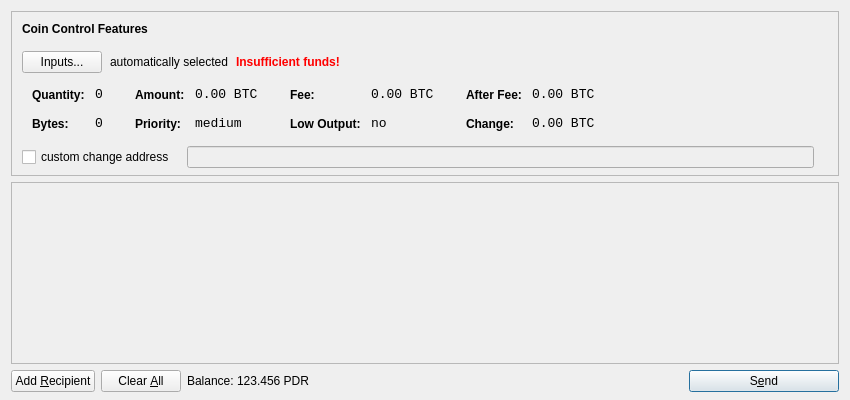
<?xml version="1.0" encoding="UTF-8"?>
<ui version="4.0">
 <class>SendCoinsDialog</class>
 <widget class="QDialog" name="SendCoinsDialog">
  <property name="geometry">
   <rect>
    <x>0</x>
    <y>0</y>
    <width>850</width>
    <height>400</height>
   </rect>
  </property>
  <property name="windowTitle">
   <string>Send Coins</string>
  </property>
  <layout class="QVBoxLayout" name="verticalLayout" stretch="0,1,0">
   <property name="bottomMargin">
    <number>8</number>
   </property>
   <item>
    <widget class="QFrame" name="frameCoinControl">
     <property name="sizePolicy">
      <sizepolicy hsizetype="Expanding" vsizetype="Expanding">
       <horstretch>0</horstretch>
       <verstretch>0</verstretch>
      </sizepolicy>
     </property>
     <property name="maximumSize">
      <size>
       <width>16777215</width>
       <height>16777215</height>
      </size>
     </property>
     <property name="frameShape">
      <enum>QFrame::StyledPanel</enum>
     </property>
     <property name="frameShadow">
      <enum>QFrame::Sunken</enum>
     </property>
     <layout class="QVBoxLayout" name="verticalLayoutCoinControl2">
      <property name="spacing">
       <number>-1</number>
      </property>
      <property name="leftMargin">
       <number>0</number>
      </property>
      <property name="topMargin">
       <number>0</number>
      </property>
      <property name="rightMargin">
       <number>0</number>
      </property>
      <property name="bottomMargin">
       <number>6</number>
      </property>
      <item>
       <layout class="QVBoxLayout" name="verticalLayoutCoinControl" stretch="0,0,0,0,1">
        <property name="spacing">
         <number>0</number>
        </property>
        <property name="leftMargin">
         <number>10</number>
        </property>
        <property name="topMargin">
         <number>10</number>
        </property>
        <item>
         <layout class="QHBoxLayout" name="horizontalLayoutCoinControl1">
          <property name="bottomMargin">
           <number>15</number>
          </property>
          <item>
           <widget class="QLabel" name="labelCoinControlFeatures">
            <property name="sizePolicy">
             <sizepolicy hsizetype="Preferred" vsizetype="Maximum">
              <horstretch>0</horstretch>
              <verstretch>0</verstretch>
             </sizepolicy>
            </property>
            <property name="font">
             <font>
              <weight>75</weight>
              <bold>true</bold>
             </font>
            </property>
            <property name="styleSheet">
             <string notr="true">font-weight:bold;</string>
            </property>
            <property name="text">
             <string>Coin Control Features</string>
            </property>
           </widget>
          </item>
         </layout>
        </item>
        <item>
         <layout class="QHBoxLayout" name="horizontalLayoutCoinControl2" stretch="0,0,0,0">
          <property name="spacing">
           <number>8</number>
          </property>
          <property name="bottomMargin">
           <number>10</number>
          </property>
          <item>
           <widget class="QPushButton" name="pushButtonCoinControl">
            <property name="styleSheet">
             <string notr="true"/>
            </property>
            <property name="text">
             <string>Inputs...</string>
            </property>
           </widget>
          </item>
          <item>
           <widget class="QLabel" name="labelCoinControlAutomaticallySelected">
            <property name="text">
             <string>automatically selected</string>
            </property>
            <property name="margin">
             <number>5</number>
            </property>
           </widget>
          </item>
          <item>
           <widget class="QLabel" name="labelCoinControlInsuffFunds">
            <property name="font">
             <font>
              <weight>75</weight>
              <bold>true</bold>
             </font>
            </property>
            <property name="styleSheet">
             <string notr="true">color:red;font-weight:bold;</string>
            </property>
            <property name="text">
             <string>Insufficient funds!</string>
            </property>
            <property name="margin">
             <number>5</number>
            </property>
           </widget>
          </item>
          <item>
           <spacer name="horizontalSpacerCoinControl">
            <property name="orientation">
             <enum>Qt::Horizontal</enum>
            </property>
            <property name="sizeHint" stdset="0">
             <size>
              <width>40</width>
              <height>1</height>
             </size>
            </property>
           </spacer>
          </item>
         </layout>
        </item>
        <item>
         <widget class="QWidget" name="widgetCoinControl" native="true">
          <property name="sizePolicy">
           <sizepolicy hsizetype="Preferred" vsizetype="Preferred">
            <horstretch>0</horstretch>
            <verstretch>0</verstretch>
           </sizepolicy>
          </property>
          <property name="minimumSize">
           <size>
            <width>0</width>
            <height>0</height>
           </size>
          </property>
          <property name="styleSheet">
           <string notr="true"/>
          </property>
          <layout class="QHBoxLayout" name="horizontalLayoutCoinControl5">
           <property name="margin">
            <number>0</number>
           </property>
           <item>
            <layout class="QHBoxLayout" name="horizontalLayoutCoinControl3" stretch="0,0,0,1">
             <property name="spacing">
              <number>20</number>
             </property>
             <property name="topMargin">
              <number>0</number>
             </property>
             <property name="bottomMargin">
              <number>10</number>
             </property>
             <item>
              <layout class="QFormLayout" name="formLayoutCoinControl1">
               <property name="horizontalSpacing">
                <number>10</number>
               </property>
               <property name="verticalSpacing">
                <number>14</number>
               </property>
               <property name="leftMargin">
                <number>10</number>
               </property>
               <property name="topMargin">
                <number>4</number>
               </property>
               <property name="rightMargin">
                <number>6</number>
               </property>
               <item row="0" column="0">
                <widget class="QLabel" name="labelCoinControlQuantityText">
                 <property name="styleSheet">
                  <string notr="true">font-weight:bold;</string>
                 </property>
                 <property name="text">
                  <string>Quantity:</string>
                 </property>
                 <property name="margin">
                  <number>0</number>
                 </property>
                </widget>
               </item>
               <item row="0" column="1">
                <widget class="QLabel" name="labelCoinControlQuantity">
                 <property name="font">
                  <font>
                   <family>Monospace</family>
                   <pointsize>10</pointsize>
                  </font>
                 </property>
                 <property name="cursor">
                  <cursorShape>IBeamCursor</cursorShape>
                 </property>
                 <property name="contextMenuPolicy">
                  <enum>Qt::ActionsContextMenu</enum>
                 </property>
                 <property name="text">
                  <string notr="true">0</string>
                 </property>
                 <property name="margin">
                  <number>0</number>
                 </property>
                 <property name="textInteractionFlags">
                  <set>Qt::LinksAccessibleByMouse|Qt::TextSelectableByKeyboard|Qt::TextSelectableByMouse</set>
                 </property>
                </widget>
               </item>
               <item row="1" column="0">
                <widget class="QLabel" name="labelCoinControlBytesText">
                 <property name="styleSheet">
                  <string notr="true">font-weight:bold;</string>
                 </property>
                 <property name="text">
                  <string>Bytes:</string>
                 </property>
                </widget>
               </item>
               <item row="1" column="1">
                <widget class="QLabel" name="labelCoinControlBytes">
                 <property name="font">
                  <font>
                   <family>Monospace</family>
                   <pointsize>10</pointsize>
                  </font>
                 </property>
                 <property name="cursor">
                  <cursorShape>IBeamCursor</cursorShape>
                 </property>
                 <property name="contextMenuPolicy">
                  <enum>Qt::ActionsContextMenu</enum>
                 </property>
                 <property name="text">
                  <string notr="true">0</string>
                 </property>
                 <property name="textInteractionFlags">
                  <set>Qt::LinksAccessibleByMouse|Qt::TextSelectableByKeyboard|Qt::TextSelectableByMouse</set>
                 </property>
                </widget>
               </item>
              </layout>
             </item>
             <item>
              <layout class="QFormLayout" name="formLayoutCoinControl2">
               <property name="horizontalSpacing">
                <number>10</number>
               </property>
               <property name="verticalSpacing">
                <number>14</number>
               </property>
               <property name="leftMargin">
                <number>6</number>
               </property>
               <property name="topMargin">
                <number>4</number>
               </property>
               <property name="rightMargin">
                <number>6</number>
               </property>
               <item row="0" column="0">
                <widget class="QLabel" name="labelCoinControlAmountText">
                 <property name="styleSheet">
                  <string notr="true">font-weight:bold;</string>
                 </property>
                 <property name="text">
                  <string>Amount:</string>
                 </property>
                 <property name="margin">
                  <number>0</number>
                 </property>
                </widget>
               </item>
               <item row="0" column="1">
                <widget class="QLabel" name="labelCoinControlAmount">
                 <property name="font">
                  <font>
                   <family>Monospace</family>
                   <pointsize>10</pointsize>
                  </font>
                 </property>
                 <property name="cursor">
                  <cursorShape>IBeamCursor</cursorShape>
                 </property>
                 <property name="contextMenuPolicy">
                  <enum>Qt::ActionsContextMenu</enum>
                 </property>
                 <property name="text">
                  <string notr="true">0.00 BTC</string>
                 </property>
                 <property name="textInteractionFlags">
                  <set>Qt::LinksAccessibleByMouse|Qt::TextSelectableByKeyboard|Qt::TextSelectableByMouse</set>
                 </property>
                </widget>
               </item>
               <item row="1" column="0">
                <widget class="QLabel" name="labelCoinControlPriorityText">
                 <property name="styleSheet">
                  <string notr="true">font-weight:bold;</string>
                 </property>
                 <property name="text">
                  <string>Priority:</string>
                 </property>
                </widget>
               </item>
               <item row="1" column="1">
                <widget class="QLabel" name="labelCoinControlPriority">
                 <property name="font">
                  <font>
                   <family>Monospace</family>
                   <pointsize>10</pointsize>
                  </font>
                 </property>
                 <property name="cursor">
                  <cursorShape>IBeamCursor</cursorShape>
                 </property>
                 <property name="contextMenuPolicy">
                  <enum>Qt::ActionsContextMenu</enum>
                 </property>
                 <property name="text">
                  <string>medium</string>
                 </property>
                 <property name="textInteractionFlags">
                  <set>Qt::LinksAccessibleByMouse|Qt::TextSelectableByKeyboard|Qt::TextSelectableByMouse</set>
                 </property>
                </widget>
               </item>
              </layout>
             </item>
             <item>
              <layout class="QFormLayout" name="formLayoutCoinControl3">
               <property name="horizontalSpacing">
                <number>10</number>
               </property>
               <property name="verticalSpacing">
                <number>14</number>
               </property>
               <property name="leftMargin">
                <number>6</number>
               </property>
               <property name="topMargin">
                <number>4</number>
               </property>
               <property name="rightMargin">
                <number>6</number>
               </property>
               <item row="0" column="0">
                <widget class="QLabel" name="labelCoinControlFeeText">
                 <property name="styleSheet">
                  <string notr="true">font-weight:bold;</string>
                 </property>
                 <property name="text">
                  <string>Fee:</string>
                 </property>
                 <property name="margin">
                  <number>0</number>
                 </property>
                </widget>
               </item>
               <item row="0" column="1">
                <widget class="QLabel" name="labelCoinControlFee">
                 <property name="font">
                  <font>
                   <family>Monospace</family>
                   <pointsize>10</pointsize>
                  </font>
                 </property>
                 <property name="cursor">
                  <cursorShape>IBeamCursor</cursorShape>
                 </property>
                 <property name="contextMenuPolicy">
                  <enum>Qt::ActionsContextMenu</enum>
                 </property>
                 <property name="text">
                  <string notr="true">0.00 BTC</string>
                 </property>
                 <property name="textInteractionFlags">
                  <set>Qt::LinksAccessibleByMouse|Qt::TextSelectableByKeyboard|Qt::TextSelectableByMouse</set>
                 </property>
                </widget>
               </item>
               <item row="1" column="0">
                <widget class="QLabel" name="labelCoinControlLowOutputText">
                 <property name="styleSheet">
                  <string notr="true">font-weight:bold;</string>
                 </property>
                 <property name="text">
                  <string>Low Output:</string>
                 </property>
                </widget>
               </item>
               <item row="1" column="1">
                <widget class="QLabel" name="labelCoinControlLowOutput">
                 <property name="font">
                  <font>
                   <family>Monospace</family>
                   <pointsize>10</pointsize>
                  </font>
                 </property>
                 <property name="cursor">
                  <cursorShape>IBeamCursor</cursorShape>
                 </property>
                 <property name="contextMenuPolicy">
                  <enum>Qt::ActionsContextMenu</enum>
                 </property>
                 <property name="text">
                  <string>no</string>
                 </property>
                 <property name="textInteractionFlags">
                  <set>Qt::LinksAccessibleByMouse|Qt::TextSelectableByKeyboard|Qt::TextSelectableByMouse</set>
                 </property>
                </widget>
               </item>
              </layout>
             </item>
             <item>
              <layout class="QFormLayout" name="formLayoutCoinControl4">
               <property name="horizontalSpacing">
                <number>10</number>
               </property>
               <property name="verticalSpacing">
                <number>14</number>
               </property>
               <property name="leftMargin">
                <number>6</number>
               </property>
               <property name="topMargin">
                <number>4</number>
               </property>
               <property name="rightMargin">
                <number>6</number>
               </property>
               <item row="0" column="0">
                <widget class="QLabel" name="labelCoinControlAfterFeeText">
                 <property name="styleSheet">
                  <string notr="true">font-weight:bold;</string>
                 </property>
                 <property name="text">
                  <string>After Fee:</string>
                 </property>
                 <property name="margin">
                  <number>0</number>
                 </property>
                </widget>
               </item>
               <item row="0" column="1">
                <widget class="QLabel" name="labelCoinControlAfterFee">
                 <property name="font">
                  <font>
                   <family>Monospace</family>
                   <pointsize>10</pointsize>
                  </font>
                 </property>
                 <property name="cursor">
                  <cursorShape>IBeamCursor</cursorShape>
                 </property>
                 <property name="contextMenuPolicy">
                  <enum>Qt::ActionsContextMenu</enum>
                 </property>
                 <property name="text">
                  <string notr="true">0.00 BTC</string>
                 </property>
                 <property name="textInteractionFlags">
                  <set>Qt::LinksAccessibleByMouse|Qt::TextSelectableByKeyboard|Qt::TextSelectableByMouse</set>
                 </property>
                </widget>
               </item>
               <item row="1" column="0">
                <widget class="QLabel" name="labelCoinControlChangeText">
                 <property name="styleSheet">
                  <string notr="true">font-weight:bold;</string>
                 </property>
                 <property name="text">
                  <string>Change:</string>
                 </property>
                </widget>
               </item>
               <item row="1" column="1">
                <widget class="QLabel" name="labelCoinControlChange">
                 <property name="font">
                  <font>
                   <family>Monospace</family>
                   <pointsize>10</pointsize>
                  </font>
                 </property>
                 <property name="cursor">
                  <cursorShape>IBeamCursor</cursorShape>
                 </property>
                 <property name="contextMenuPolicy">
                  <enum>Qt::ActionsContextMenu</enum>
                 </property>
                 <property name="text">
                  <string notr="true">0.00 BTC</string>
                 </property>
                 <property name="textInteractionFlags">
                  <set>Qt::LinksAccessibleByMouse|Qt::TextSelectableByKeyboard|Qt::TextSelectableByMouse</set>
                 </property>
                </widget>
               </item>
              </layout>
             </item>
            </layout>
           </item>
          </layout>
         </widget>
        </item>
        <item>
         <layout class="QHBoxLayout" name="horizontalLayoutCoinControl4" stretch="0,0,0">
          <property name="spacing">
           <number>12</number>
          </property>
          <property name="sizeConstraint">
           <enum>QLayout::SetDefaultConstraint</enum>
          </property>
          <property name="topMargin">
           <number>5</number>
          </property>
          <property name="rightMargin">
           <number>5</number>
          </property>
          <item>
           <widget class="QCheckBox" name="checkBoxCoinControlChange">
            <property name="text">
             <string>custom change address</string>
            </property>
           </widget>
          </item>
          <item>
           <widget class="QLineEdit" name="lineEditCoinControlChange">
            <property name="enabled">
             <bool>false</bool>
            </property>
            <property name="sizePolicy">
             <sizepolicy hsizetype="Expanding" vsizetype="Fixed">
              <horstretch>0</horstretch>
              <verstretch>0</verstretch>
             </sizepolicy>
            </property>
           </widget>
          </item>
          <item>
           <widget class="QLabel" name="labelCoinControlChangeLabel">
            <property name="sizePolicy">
             <sizepolicy hsizetype="Preferred" vsizetype="Expanding">
              <horstretch>0</horstretch>
              <verstretch>0</verstretch>
             </sizepolicy>
            </property>
            <property name="minimumSize">
             <size>
              <width>0</width>
              <height>0</height>
             </size>
            </property>
            <property name="text">
             <string/>
            </property>
            <property name="margin">
             <number>3</number>
            </property>
           </widget>
          </item>
         </layout>
        </item>
        <item>
         <spacer name="verticalSpacerCoinControl">
          <property name="orientation">
           <enum>Qt::Vertical</enum>
          </property>
          <property name="sizeHint" stdset="0">
           <size>
            <width>800</width>
            <height>1</height>
           </size>
          </property>
         </spacer>
        </item>
       </layout>
      </item>
     </layout>
    </widget>
   </item>
   <item>
    <widget class="QScrollArea" name="scrollArea">
     <property name="widgetResizable">
      <bool>true</bool>
     </property>
     <widget class="QWidget" name="scrollAreaWidgetContents">
      <property name="geometry">
       <rect>
        <x>0</x>
        <y>0</y>
        <width>830</width>
        <height>165</height>
       </rect>
      </property>
      <layout class="QVBoxLayout" name="verticalLayout_2">
       <property name="margin">
        <number>0</number>
       </property>
       <item>
        <layout class="QVBoxLayout" name="entries">
         <property name="spacing">
          <number>6</number>
         </property>
        </layout>
       </item>
       <item>
        <spacer name="verticalSpacer">
         <property name="orientation">
          <enum>Qt::Vertical</enum>
         </property>
         <property name="sizeHint" stdset="0">
          <size>
           <width>20</width>
           <height>40</height>
          </size>
         </property>
        </spacer>
       </item>
      </layout>
     </widget>
    </widget>
   </item>
   <item>
    <layout class="QHBoxLayout" name="horizontalLayout">
     <item>
      <widget class="QPushButton" name="addButton">
       <property name="toolTip">
        <string>Send to multiple recipients at once</string>
       </property>
       <property name="text">
        <string>Add &amp;Recipient</string>
       </property>
       <property name="icon">
        <iconset resource="../bitcoin.qrc">
         <normaloff>:/icons/add</normaloff>:/icons/add</iconset>
       </property>
       <property name="autoDefault">
        <bool>false</bool>
       </property>
      </widget>
     </item>
     <item>
      <widget class="QPushButton" name="clearButton">
       <property name="sizePolicy">
        <sizepolicy hsizetype="Minimum" vsizetype="Fixed">
         <horstretch>0</horstretch>
         <verstretch>0</verstretch>
        </sizepolicy>
       </property>
       <property name="toolTip">
        <string>Remove all transaction fields</string>
       </property>
       <property name="text">
        <string>Clear &amp;All</string>
       </property>
       <property name="icon">
        <iconset resource="../bitcoin.qrc">
         <normaloff>:/icons/remove</normaloff>:/icons/remove</iconset>
       </property>
       <property name="autoRepeatDelay">
        <number>300</number>
       </property>
       <property name="autoDefault">
        <bool>false</bool>
       </property>
      </widget>
     </item>
     <item>
      <layout class="QHBoxLayout" name="horizontalLayout_2">
       <property name="spacing">
        <number>3</number>
       </property>
       <item>
        <widget class="QLabel" name="label">
         <property name="text">
          <string>Balance:</string>
         </property>
        </widget>
       </item>
       <item>
        <widget class="QLabel" name="labelBalance">
         <property name="cursor">
          <cursorShape>IBeamCursor</cursorShape>
         </property>
         <property name="text">
          <string>123.456 PDR</string>
         </property>
         <property name="textInteractionFlags">
          <set>Qt::LinksAccessibleByMouse|Qt::TextSelectableByKeyboard|Qt::TextSelectableByMouse</set>
         </property>
        </widget>
       </item>
      </layout>
     </item>
     <item>
      <spacer name="horizontalSpacer">
       <property name="orientation">
        <enum>Qt::Horizontal</enum>
       </property>
       <property name="sizeHint" stdset="0">
        <size>
         <width>40</width>
         <height>20</height>
        </size>
       </property>
      </spacer>
     </item>
     <item>
      <widget class="QPushButton" name="sendButton">
       <property name="minimumSize">
        <size>
         <width>150</width>
         <height>0</height>
        </size>
       </property>
       <property name="toolTip">
        <string>Confirm the send action</string>
       </property>
       <property name="text">
        <string>S&amp;end</string>
       </property>
       <property name="icon">
        <iconset resource="../bitcoin.qrc">
         <normaloff>:/icons/send</normaloff>:/icons/send</iconset>
       </property>
       <property name="default">
        <bool>true</bool>
       </property>
      </widget>
     </item>
    </layout>
   </item>
  </layout>
 </widget>
 <resources>
  <include location="../bitcoin.qrc"/>
 </resources>
 <connections/>
</ui>
